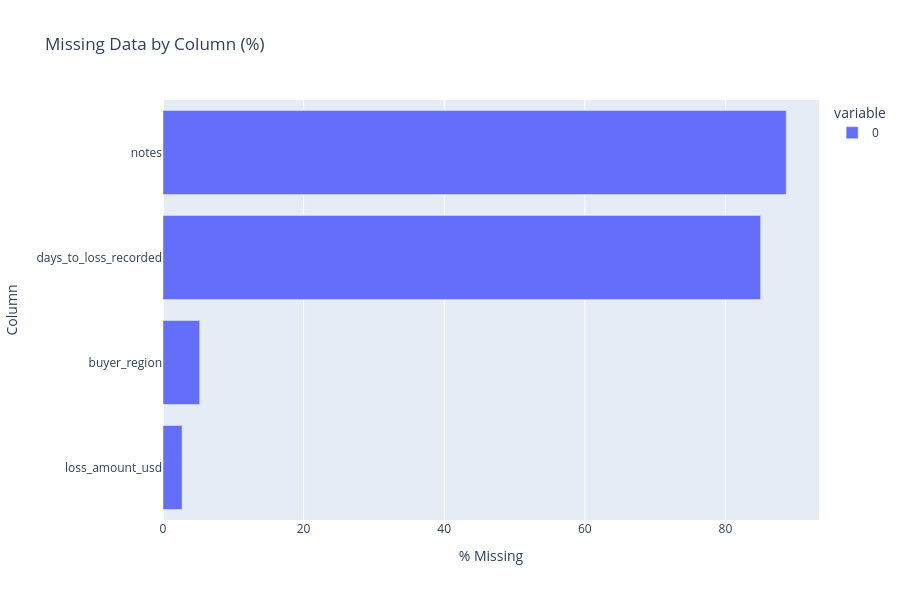

Source (notebook cell):
### Markdown cell above
**Let's take a look at these statistics graphically:**

### Code cell
missing = df.isna().mean().sort_values(ascending=False) * 100
missing = missing[missing > 0]
fig = px.bar(
    missing,
    orientation='h',
    labels={'value': '% Missing', 'index': 'Column'},
    title='Missing Data by Column (%)'
)
fig.update_layout(height=600, yaxis={'categoryorder': 'total ascending'})
fig.show()

### Figure 1 — Plotly figure (JSON) as saved in the notebook; plotly's stock layout.template omitted (floating-point values rounded to 4 significant figures)
{"data": [{"alignmentgroup": "True", "hovertemplate": "variable=0<br>% Missing=%{x}<br>Column=%{y}<extra></extra>", "legendgroup": "0", "marker": {"color": "#636efa", "pattern": {"shape": ""}}, "name": "0", "offsetgroup": "0", "orientation": "h", "showlegend": true, "textposition": "auto", "type": "bar", "x": [88.64, 85, 5.214, 2.714], "xaxis": "x", "y": ["notes", "days_to_loss_recorded", "buyer_region", "loss_amount_usd"], "yaxis": "y"}], "layout": {"barmode": "relative", "height": 600, "legend": {"title": {"text": "variable"}, "tracegroupgap": 0}, "title": {"text": "Missing Data by Column (%)"}, "xaxis": {"anchor": "y", "domain": [0, 1], "title": {"text": "% Missing"}}, "yaxis": {"anchor": "x", "categoryorder": "total ascending", "domain": [0, 1], "title": {"text": "Column"}}}}
